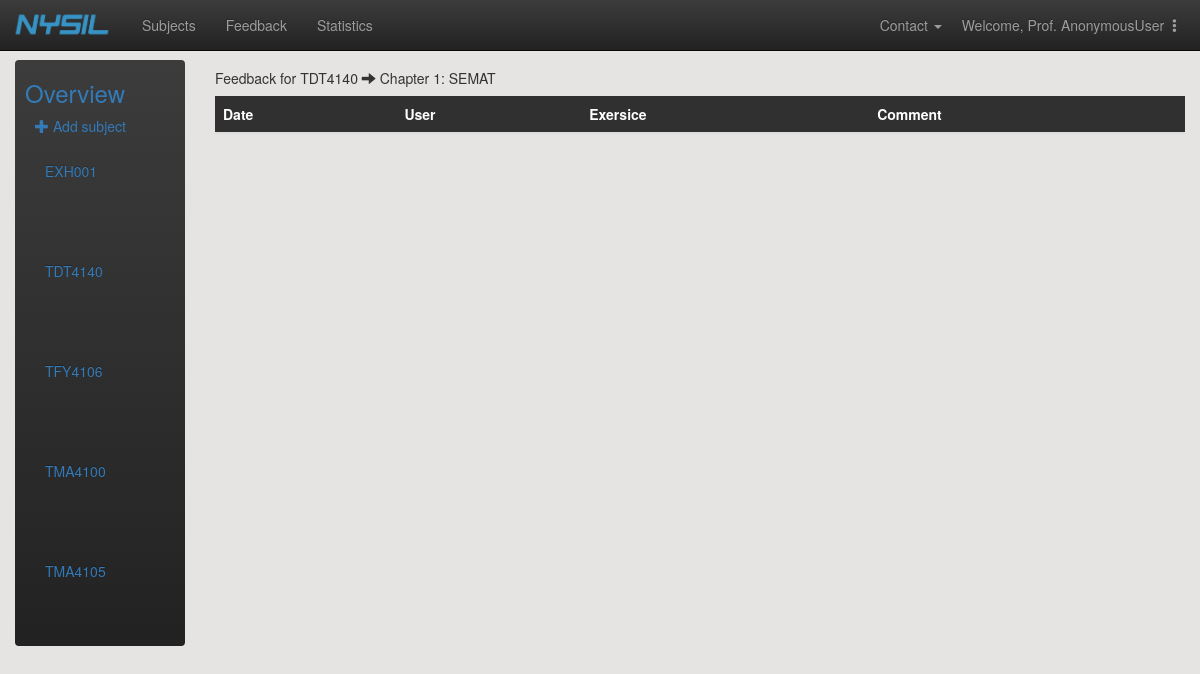
/adminpage/tilbakemeldinger/TDT4140/20/, run on the app's committed database.
### main/models.py (models this page shows)
class Subject(models.Model):
    subject_code = models.CharField(max_length=20, primary_key=True) # primary key
    subject_name = models.CharField(max_length=30)
    professor_firstname = models.CharField(max_length=30)
    professor_lastname = models.CharField(max_length=30)
    professor_email = models.EmailField()
    class Meta:
        ordering = ['subject_code']
    def __str__(self):
        return self.subject_code
    def get_full_name(self):
        return self.professor_firstname + " " + self.professor_lastname
    get_full_name.short_description = 'Professor' # headline of professor-column in the admin-table

class Chapter(models.Model):
    class Meta:
        unique_together = ('subject', 'chapter_number') # handle the exception this may cause
        ordering = ['chapter_number']
    chapter_number = models.PositiveIntegerField(default = 0)
    chapter_name = models.CharField(max_length=50)
    subject = models.ForeignKey(Subject, on_delete=models.CASCADE) # to controll which subject the theme belongs to
    def __str__(self):
        return "Chapter " + str(self.chapter_number) + ": " + str(self.chapter_name)
    def get_number_and_name(self):
        return "Chapter" + str(self.chapter_number) + ": " + str(self.chapter_name)
    get_number_and_name.short_description = 'Chapter'

### adminpage/views.py (the view)
# urls.py: url(r'^tilbakemeldinger/(?P<subject_pk>[A-Za-z0-9]+)/(?P<chapter_pk>[A-Za-z0-9]+)/$', views.chapter_feedback, name="chapter_feedback"),
def chapter_feedback(req, subject_pk, chapter_pk):
    subjects = Subject.objects.all()
    chapter = Chapter.objects.get(pk=chapter_pk)
    subject = Subject.objects.get(pk=subject_pk)
    context = {'chapter': chapter, 'subject': subject, 'subjects': subjects}
    return render(req, 'adminpage/chapter_feedback.html', context)

### adminpage/templates/adminpage/chapter_feedback.html (shortened to what this page needs)
{% extends 'adminpage/tilbakemeldinger.html' %}
{% block extension %}
<div class ="col-md-10">
        <h5>Feedback for {{ subject }} <span class="glyphicon glyphicon-arrow-right"></span> {{ chapter }}</h5>
        <table class="table table-striped">
        <thead>
            <tr style="background-color:#303030; color:white">
                <th>Date</th>
                <th>User</th>
                <th>Exersice</th>
                <th>Comment</th>
            </tr>
        </thead>
    </table>
</div>
{% endblock %}

### adminpage/templates/adminpage/tilbakemeldinger.html (shortened to what this page needs)
{% extends 'adminpage/admin_header.html' %}
{% load static %}
{% block content %}
    <div class="container-fluid">
      <div class="row">
        <div class="col-sm-3 col-md-2 sidebar">
          <ul class="nav nav-sidebar navbar-inverse">
              <li ><p id="id_fagoversikt"><h3 id="id_fagoversikt_text" style="color:#337AB7;margin-left:10px">Overview</h3><span class="sr-only">(current)</span></p></li>
              <p class="center-large" style="margin-left:20px"><a href="{% url 'adminpage:new_subject' %}"><span class="glyphicon glyphicon-plus"></span>  Add subject</a></p>
                {% for subject in subjects %}
                <div class="collapse navbar-collapse" id="id_subject_overview_menu">
                    <ul class="nav navbar-nav navbar-left" style="width:120px">
                      <li style="float:left">
                          <a href="{% url 'adminpage:chapters' subject_pk=subject.pk %}" style="color:#337AB7;width:150px">
                              {{ subject }}
                          </a>
                      </li>
                    </ul>
                    <ul class="nav navbar-nav navbar-right" id="id_nav_drop" style="width:-10px">
                        <li class="dropdown">
                        </li>
                    </ul>
                 </div>
                {% endfor %}
          </ul>
        </div>
    {% block extension %}{% endblock %}
    </div>
</div>
{% endblock%}

### data on the page
Subject: subject_code "EXH001"
Subject: subject_code "TDT4140"
Subject: subject_code "TFY4106"
Subject: subject_code "TMA4100"
Subject: subject_code "TMA4105"
Chapter: chapter_number+chapter_name "Chapter 1: SEMAT"

### other printed values
{{ user }} "AnonymousUser"
